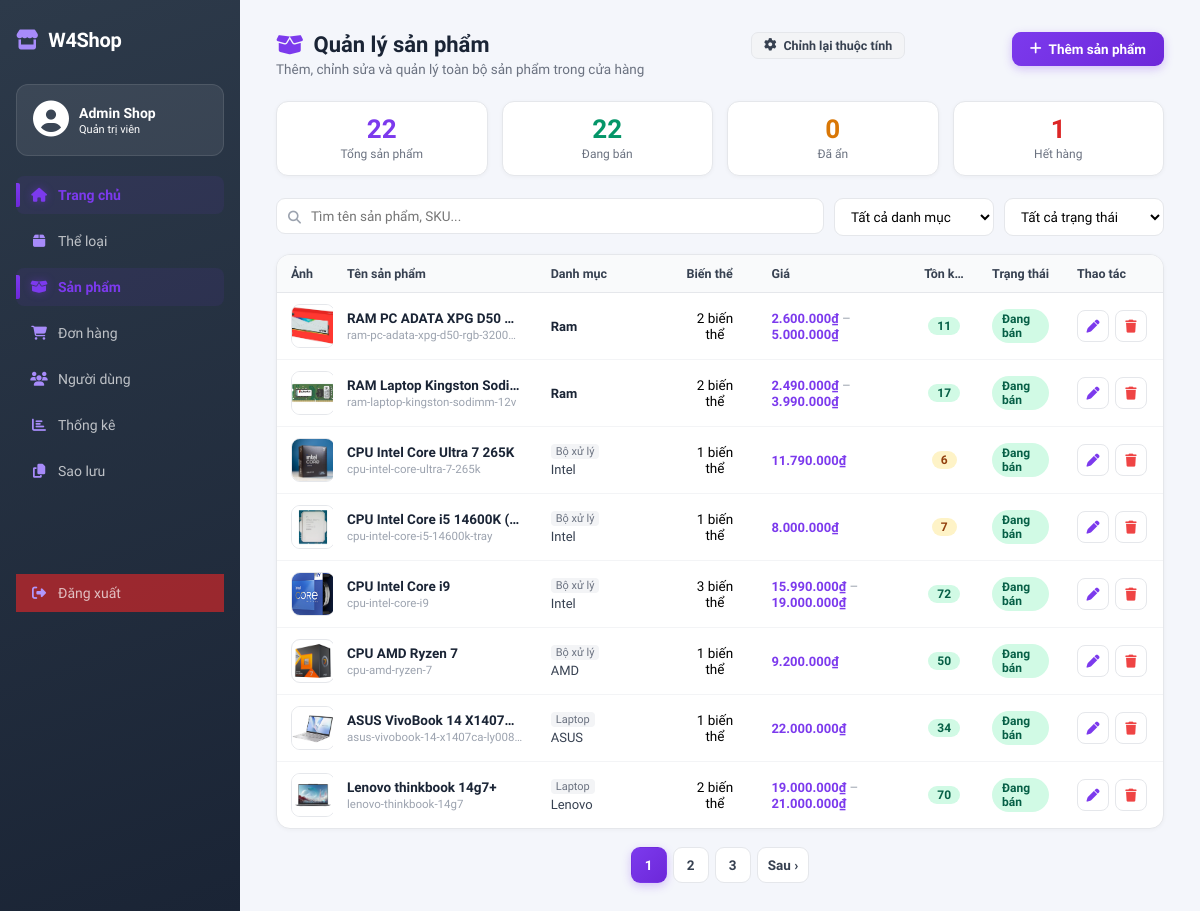
/admin/products (signed in), run on the app's committed database.
### tables this page shows
CREATE TABLE `products` (
  `product_id` int(11) NOT NULL,
  `category_id` int(11) DEFAULT NULL,
  `product_name` varchar(200) NOT NULL,
  `description` text DEFAULT NULL,
  `slug` varchar(220) NOT NULL COMMENT 'URL thân thiện SEO',
  `is_active` tinyint(1) NOT NULL DEFAULT 1,
  `created_at` datetime NOT NULL DEFAULT current_timestamp()
);

CREATE TABLE `categories` (
  `category_id` int(11) NOT NULL,
  `parent_id` int(11) DEFAULT NULL COMMENT 'NULL = danh mục gốc',
  `category_name` varchar(100) NOT NULL,
  `description` text DEFAULT NULL
);

### app/views/admin/Products.php (the view, shortened to what the rows shown need)
<?php require_once __DIR__ . '/../layouts/admin_sidebar.php'; ?>
<link rel="stylesheet" href="/WEB_GR4/public/assets/css/admin/product_admin.css">
<main class="admin-content">
    <div class="page-header">
        <div class="page-header__left">
            <h1><i class="fas fa-box-open"></i> Quản lý sản phẩm</h1>
            <p>Thêm, chỉnh sửa và quản lý toàn bộ sản phẩm trong cửa hàng</p>
        </div>
        <button type="button" class="btn btn--sm btn--ghost" onclick="openAttributeManageModal()" title="Thêm thể loại và giá trị thuộc tính mới">
                                    <i class="fas fa-cog"></i> Chỉnh lại thuộc tính
                                </button>
        <button class="btn btn--primary" id="btnAddProduct">
            <i class="fas fa-plus"></i> Thêm sản phẩm
        </button>
    </div>
    <div class="stats-bar">
        <div class="stat-card">
            <span class="stat-card__num"><?= (int)$total ?></span>
            <span class="stat-card__label">Tổng sản phẩm</span>
        </div>
        <div class="stat-card stat-card--green">
            <span class="stat-card__num"><?= (int)$active ?></span>
            <span class="stat-card__label">Đang bán</span>
        </div>
        <div class="stat-card stat-card--orange">
            <span class="stat-card__num"><?= (int)$hidden ?></span>
            <span class="stat-card__label">Đã ẩn</span>
        </div>
        <div class="stat-card stat-card--red">
            <span class="stat-card__num"><?= (int)$noStock ?></span>
            <span class="stat-card__label">Hết hàng</span>
        </div>
    </div>
    <form class="filter-bar" id="filterForm" method="GET" action="/WEB_GR4/admin/products">
        <div class="search-wrap">
            <i class="fas fa-search"></i>
            <input type="text" id="searchInput" name="search" placeholder="Tìm tên sản phẩm, SKU..." value="<?= htmlspecialchars($filters['search'] ?? '') ?>">
        </div>
            <select id="filterCategory" name="category">
                <option value="">Tất cả danh mục</option>
            </select>
        <select id="filterStatus" name="status">
            <option value="">Tất cả trạng thái</option>
        </select>
    </form>
    <div class="table-wrap">
        <table class="product-table" id="productTable">
            <thead>
                <tr>
                    <th style="width:56px">Ảnh</th>
                    <th>Tên sản phẩm</th>
                    <th>Danh mục</th>
                    <th>Biến thể</th>
                    <th>Giá</th>
                    <th>Tồn kho</th>
                    <th>Trạng thái</th>
                    <th style="width:100px">Thao tác</th>
                </tr>
            </thead>
            <tbody>
            <?php if (empty($products)): ?>
                <tr><td colspan="8" class="empty-row">Chưa có sản phẩm nào</td></tr>
            <?php else: ?>
                <?php foreach ($products as $p): ?>
                <?php
                    $stock = (int)($p['total_stock'] ?? 0);
                    $stockClass = $stock === 0 ? 'stock-badge--empty' : ($stock < 10 ? 'stock-badge--low' : 'stock-badge--ok');
                ?>
                <tr data-id="<?= $p['product_id'] ?>"
                    data-name="<?= strtolower(htmlspecialchars($p['product_name'])) ?>"
                    data-cat="<?= $p['category_id'] ?>"
                    data-parent-cat="<?= $p['parent_cat_id'] ?? '' ?>"
                    data-status="<?= $p['is_active'] ?>">
                    <td>
                        <?php if (!empty($p['image_url'])): ?>
                            <img src="/WEB_GR4/public<?= htmlspecialchars($p['image_url']) ?>" alt="" class="product-thumb">
                        <?php else: ?>
                            <div class="product-thumb product-thumb--empty"><i class="fas fa-image"></i></div>
                        <?php endif; ?>
                    </td>
                    <td>
                        <div class="product-name"><?= htmlspecialchars($p['product_name']) ?></div>
                        <div class="product-slug"><?= htmlspecialchars($p['slug']) ?></div>
                    </td>
                    <td>
                        <div class="cat-cell">
                            <?php if (!empty($p['parent_cat_name'])): ?>
                                <span class="cat-parent"><?= htmlspecialchars($p['parent_cat_name']) ?></span>
                                <span class="cat-name cat-name--child"><?= htmlspecialchars($p['category_name'] ?? '—') ?></span>
                            <?php else: ?>
                                <span class="cat-name"><?= htmlspecialchars($p['category_name'] ?? '—') ?></span>
                            <?php endif; ?>
                        </div>
                    </td>
                    <td class="text-center"><?= (int)$p['variant_count'] ?> biến thể</td>
                    <td>
                        <?php if (!empty($p['min_price'])): ?>
                            <span class="price"><?= number_format($p['min_price'], 0, ',', '.') ?>₫</span>
                            <?php if ($p['min_price'] != $p['max_price']): ?>
                                <span class="price-sep"></span>
                                <span class="price"><?= number_format($p['max_price'], 0, ',', '.') ?>₫</span>
                            <?php endif; ?>
                        <?php else: ?>
                            <span class="text-muted">—</span>
                        <?php endif; ?>
                    </td>
                    <td class="text-center">
                        <span class="stock-badge <?= $stockClass ?>"><?= $stock ?></span>
                    </td>
                    <td>
                        <?php if ($p['is_active']): ?>
                            <span class="status-badge status-badge--active">Đang bán</span>
                        <?php else: ?>
                            <span class="status-badge status-badge--hidden">Đã ẩn</span>
                        <?php endif; ?>
                    </td>
                    <td>
                        <div class="action-btns">
                            <button class="action-btn action-btn--edit" title="Sửa"
                                    onclick="openEdit(<?= $p['product_id'] ?>)">
                                <i class="fas fa-pen"></i>
                            </button>
                            <button class="action-btn action-btn--delete" title="Xóa"
                                    onclick="confirmDelete(<?= $p['product_id'] ?>, '<?= addslashes($p['product_name']) ?>')">
                                <i class="fas fa-trash"></i>
                            </button>
                        </div>
                    </td>
                </tr>
                <?php endforeach; ?>
            <?php endif; ?>
            </tbody>
        </table>
    </div>
    <?php if ($totalPages > 1): ?>
        <div class="pagination">
            <?php
            $qs = http_build_query(array_filter([
                'search'   => $filters['search']   ?? '',
                'category' => $filters['category'] ?? '',
                'status'   => $filters['status']   ?? '',
            ], fn($v) => $v !== ''));
            $qs = $qs !== '' ? '&' . $qs : '';
            ?>
            <?php for ($p = max(1, $page - 2); $p <= min($totalPages, $page + 2); $p++): ?>
                <a
                    href="/WEB_GR4/admin/products?page=<?= $p ?><?= $qs ?>"
                    class="page-btn <?= $p === $page ? 'active' : '' ?>"
                ><?= $p ?></a>
            <?php endfor; ?>
            <?php if ($page < $totalPages): ?>
                <a href="/WEB_GR4/admin/products?page=<?= $page + 1 ?><?= $qs ?>" class="page-btn">Sau ›</a>
            <?php endif; ?>
        </div>
    <?php endif; ?>
</main>

### core/Router.php (shortened to what the rows shown need)
<?php
class Router {
    private $routes = [];
    public function get($path, $controller, $method) {
        $this->routes[] = ['path' => $path, 'controller' => $controller, 'method' => $method, 'httpMethod' => 'GET'];
    }
    public function post($path, $controller, $method) {
        $this->routes[] = ['path' => $path, 'controller' => $controller, 'method' => $method, 'httpMethod' => 'POST'];
    }
    public function dispatch() {
        $url = parse_url($_SERVER['REQUEST_URI'], PHP_URL_PATH);
        $base = '/WEB_GR4';
        if (strpos($url, $base) === 0) {
            $url = substr($url, strlen($base));
        }
        $httpMethod = $_SERVER['REQUEST_METHOD'];
        foreach ($this->routes as $route) {
            if ($route['httpMethod'] === $httpMethod && $this->match($route['path'], $url, $params)) {
                $ctrl = new $route['controller']();
                call_user_func_array([$ctrl, $route['method']], $params);
                return;
            }
        }
    }
    private function match($routePath, $url, &$params) {
        $pattern = preg_replace('/\{(\w+)\}/', '([^/]+)', $routePath);
        $pattern = '#^' . $pattern . '$#';
        if (preg_match($pattern, $url, $matches)) {
            return true;
        }
        return false;
    }
}
?>

### data on the page
products: shows a picture, product_name "RAM PC ADATA XPG D50 R…", slug "ram-pc-adata-xpg-d50-rgb-3200…", category.category_name "Ram", variant_count "2", min_price "2.600.000", max_price "5.000.000", stock "11", is_active "Đang bán"
products: shows a picture, product_name "RAM Laptop Kingston Sodi…", slug "ram-laptop-kingston-sodimm-12v", category.category_name "Ram", variant_count "2", min_price "2.490.000", max_price "3.990.000", stock "17", is_active "Đang bán"
products: shows a picture, product_name "CPU Intel Core Ultra 7 265K", slug "cpu-intel-core-ultra-7-265k", categories.category_name "Bộ xử lý", category.category_name "Intel", variant_count "1", min_price "11.790.000", stock "6", is_active "Đang bán"
products: shows a picture, product_name "CPU Intel Core i5 14600K (…", slug "cpu-intel-core-i5-14600k-tray", categories.category_name "Bộ xử lý", category.category_name "Intel", variant_count "1", min_price "8.000.000", stock "7", is_active "Đang bán"
products: shows a picture, product_name "CPU Intel Core i9", slug "cpu-intel-core-i9", categories.category_name "Bộ xử lý", category.category_name "Intel", variant_count "3", min_price "15.990.000", max_price "19.000.000", stock "72", is_active "Đang bán"
products: shows a picture, product_name "CPU AMD Ryzen 7", slug "cpu-amd-ryzen-7", categories.category_name "Bộ xử lý", category.category_name "AMD", variant_count "1", min_price "9.200.000", stock "50", is_active "Đang bán"
products: shows a picture, product_name "ASUS VivoBook 14 X1407…", slug "asus-vivobook-14-x1407ca-ly008w", categories.category_name "Laptop", category.category_name "ASUS", variant_count "1", min_price "22.000.000", stock "34", is_active "Đang bán"
products: shows a picture, product_name "Lenovo thinkbook 14g7+", slug "lenovo-thinkbook-14g7", categories.category_name "Laptop", category.category_name "Lenovo", variant_count "2", min_price "19.000.000", max_price "21.000.000", stock "70", is_active "Đang bán"

### other printed values
$total "22"
$active "22"
$hidden "0"
$noStock "1"
